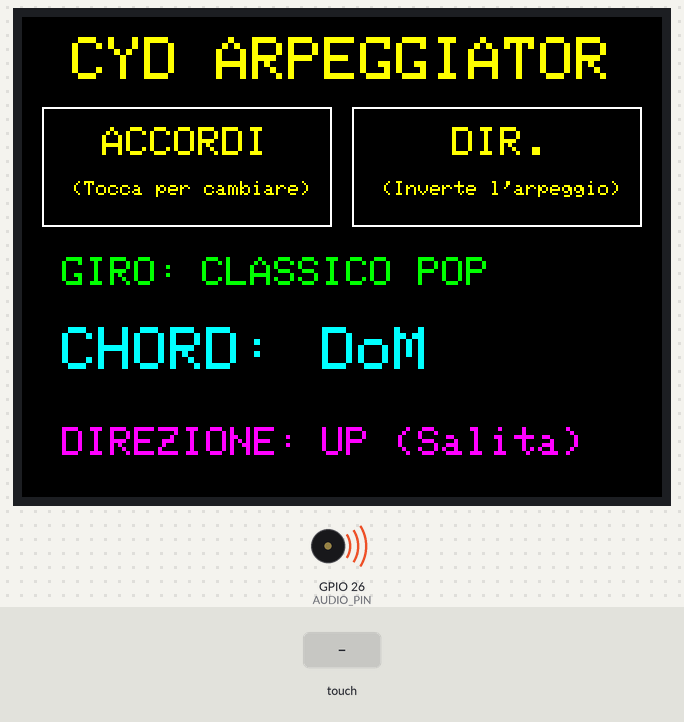
This sketch was run on a simulated ESP32. Parts: 320×240 colour display, buzzer (waves = sounding). Inputs (shaded band) come from the test bench.

Above: at 1.5 s.
1.6 s: touch panel pressed at 13 % / 10 % of its raw x / y range
At 1.86 s:
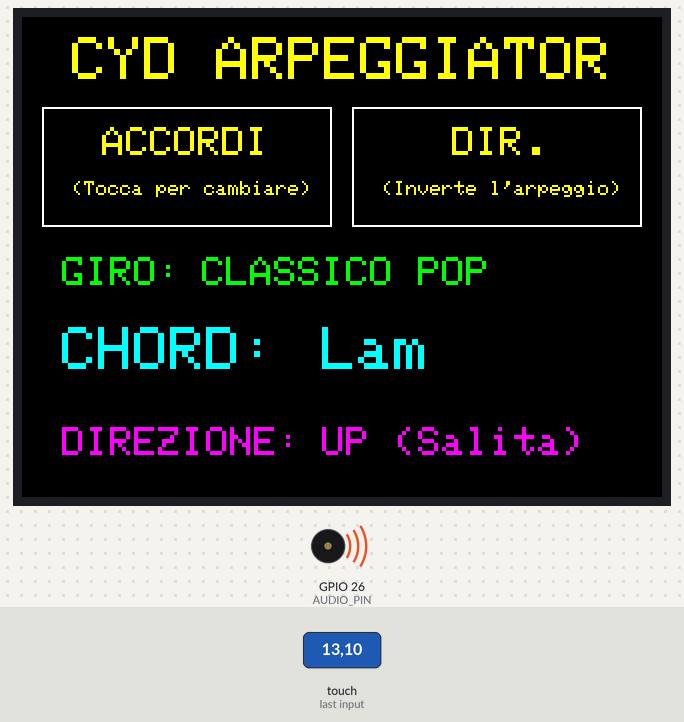
3.9 s: touch panel pressed at 38 % / 10 % of its raw x / y range
At 4.13 s:
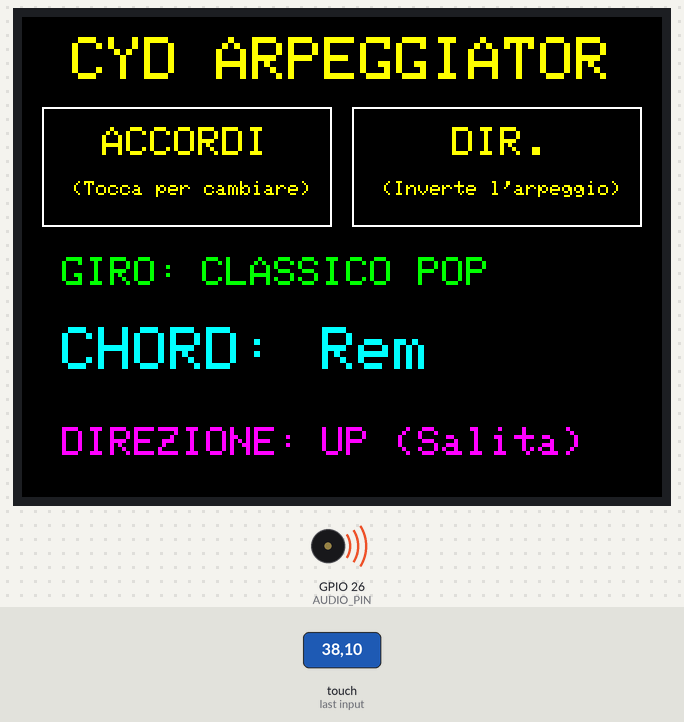
6.1 s: touch panel pressed at 62 % / 10 % of its raw x / y range
At 6.37 s:
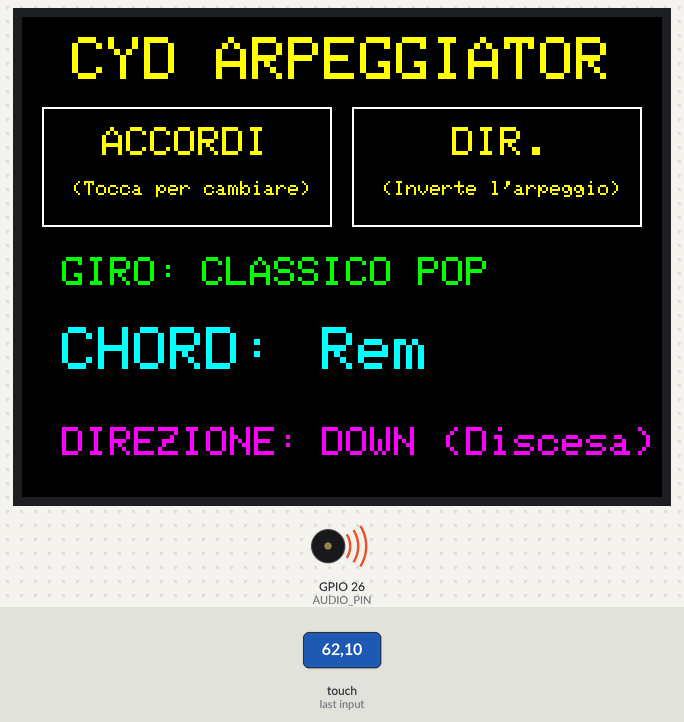
8.4 s: touch panel pressed at 13 % / 30 % of its raw x / y range
At 8.65 s:
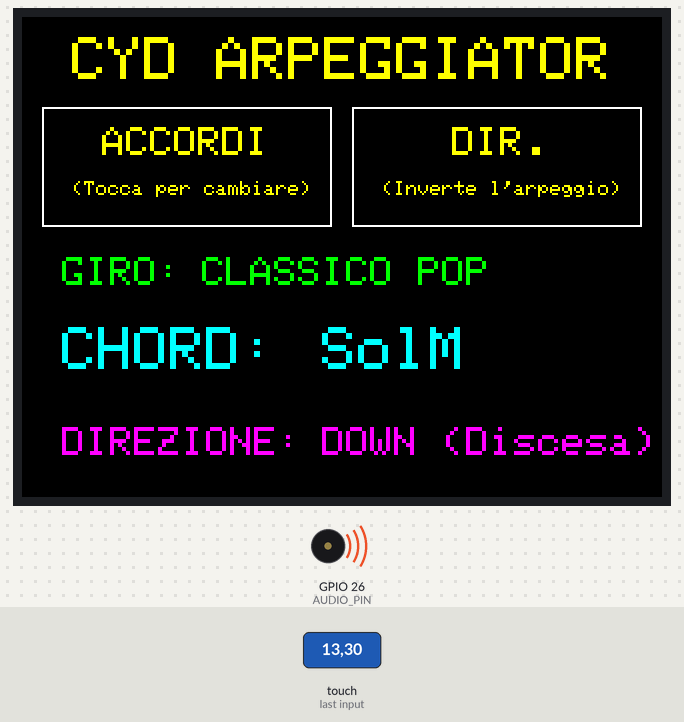
10.3 s: touch panel pressed at 38 % / 30 % of its raw x / y range
At 10.53 s:
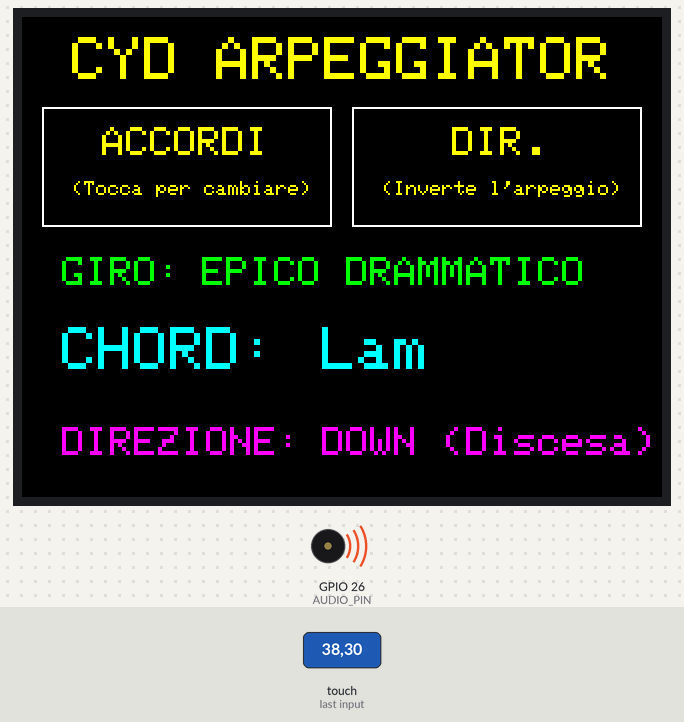
12.5 s: touch panel pressed at 13 % / 50 % of its raw x / y range
At 12.77 s:
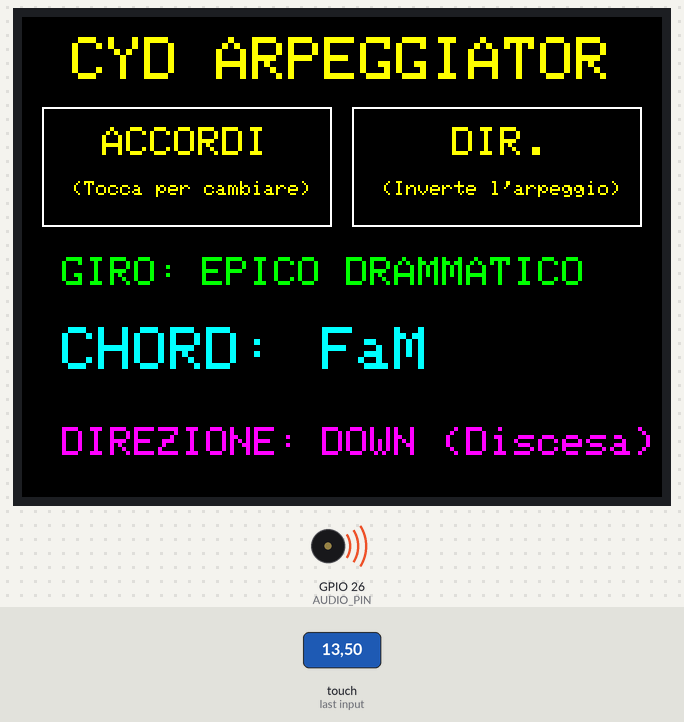
Timing chart, 0 to 15.8 s (numbered marks = the images above; inputs shaded):
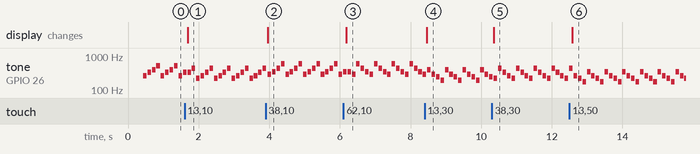

Measured:
- after the input at 1.6 s, the display: changes after 0.09 s (image 1)
- after the input at 3.9 s, the display: changes after 0.06 s (image 2)
- after the input at 6.1 s, the display: changes after 0.08 s (image 3)
- after the input at 8.4 s, the display: changes after 0.06 s (image 4)
- after the input at 10.3 s, the display: changes after 0.06 s (image 5)
- after the input at 12.5 s, the display: changes after 0.08 s (image 6)
- by itself, tone on GPIO 26 (AUDIO_PIN): repeats every 0.50 s: 261 Hz 0.10 s, silent 0.03 s, 220 Hz 0.10 s, silent 0.03 s, 175 Hz 0.10 s, silent 0.03 s, 349 Hz 0.10 s, silent 0.03 s

The sketch:

CYD.ino
```cpp
#include <Arduino.h>
#include <SPI.h>
#include <TFT_eSPI.h>
#include <XPT2046_Touchscreen.h>

#define AUDIO_PIN       26
#define XPT2046_CS      33
#define XPT2046_IRQ     36

TFT_eSPI tft = TFT_eSPI();
SPIClass mySPI = SPIClass(VSPI);
XPT2046_Touchscreen touch(XPT2046_CS, XPT2046_IRQ);

// --- LOGICA ARPEGGIATORE ---
int bpm = 120;
unsigned long lastNoteTime = 0;
int noteDuration = 125;
int notaAttuale = 0;
int direzione = 0; // 0 = UP, 1 = DOWN

// --- STRUTTURA DEI GIRI ARMONICI (4 note per ogni accordo) ---
const int NUM_ACCORDI = 4;
const int NUM_GIRI = 3;

int tuttiIGiri[NUM_GIRI][NUM_ACCORDI][4] = {
  // GIRO 0: Il Classico Pop (DoM -> Lam -> Rem -> SolM)
  {
    {261, 329, 392, 523}, // DoM
    {220, 261, 329, 440}, // Lam
    {293, 349, 440, 587}, // Rem
    {196, 246, 293, 392}  // SolM
  },
  // GIRO 1: L'Epico Pop-Rock (Lam -> FaM -> DoM -> SolM)
  {
    {220, 261, 329, 440}, // Lam
    {175, 220, 261, 349}, // FaM  (Fa3, La3, Do4, Fa4)
    {261, 329, 392, 523}, // DoM
    {196, 246, 293, 392}  // SolM
  },
  // GIRO 2: Il Rock/Misterioso (Mim -> DoM -> SolM -> ReM)
  {
    {165, 196, 246, 330}, // Mim  (Mi3, Sol3, Si3, Mi4)
    {261, 329, 392, 523}, // DoM
    {196, 246, 293, 392}, // SolM
    {293, 370, 440, 587}  // ReM  (Re4, Fa#4, La4, Re5)
  }
};

// Nomi dei giri e degli accordi per lo schermo
const char* nomeDelGiro[] = {"CLASSICO POP", "EPICO DRAMMATICO", "ROCK MISTERIOSO"};
const char* nomiAccordi[NUM_GIRI][NUM_ACCORDI] = {
  {"DoM", "Lam", "Rem", "SolM"},
  {"Lam", "FaM", "DoM", "SolM"},
  {"Mim", "DoM", "SolM", "ReM"}
};

int giroAttuale = 0;
int accordoAttuale = 0;

// --- GESTIONE TOUCH WITH TIMEOUT ---
bool touchRilasciato = true;
unsigned long lastTouchTime = 0; // Serve solo per dare un micro-ritardo anti-rimbalzo
// Funzione grafica fluida per aggiornare i dati a schermo
void aggiornaDisplay() {
  tft.fillRect(10, 115, 300, 115, TFT_BLACK); // Pulisce l'area sotto il pulsante

  tft.setTextColor(TFT_GREEN, TFT_BLACK);
  tft.setTextSize(2);
  tft.drawString("GIRO: ", 20, 120);
  tft.drawString(nomeDelGiro[giroAttuale], 90, 120);

  tft.setTextColor(TFT_CYAN, TFT_BLACK);
  tft.setTextSize(3);
  tft.drawString("CHORD: ", 20, 155);
  tft.drawString(nomiAccordi[giroAttuale][accordoAttuale], 150, 155);

  tft.setTextColor(TFT_MAGENTA, TFT_BLACK);
  tft.setTextSize(2);
  tft.drawString("DIREZIONE: ", 20, 205);
  if (direzione == 0) tft.drawString("UP (Salita)", 150, 205);
  else tft.drawString("DOWN (Discesa)", 150, 205);
}

void setup() {
  Serial.begin(115200);
  pinMode(AUDIO_PIN, OUTPUT);

  mySPI.begin(25, 39, 32, 33);
  touch.begin(mySPI);
  touch.setRotation(1);

  tft.init();
  tft.setRotation(1);
  tft.fillScreen(TFT_BLACK);

  // --- NUOVA INTERFACCIA GRAFICA A DUE PULSANTI ---
  tft.setTextColor(TFT_YELLOW, TFT_BLACK);
  tft.setTextSize(3);
  tft.drawString("CYD ARPEGGIATOR", 25, 10);

  // Pulsante Sinistro: ACCORDI (Largo 145 pixel)
  tft.drawRect(10, 45, 145, 60, TFT_WHITE);
  tft.setTextSize(2);
  tft.drawString("ACCORDI", 40, 55);
  tft.setTextSize(1);
  tft.drawString("(Tocca per cambiare)", 25, 82);

  // Pulsante Destro: DIREZIONE (Largo 145 pixel)
  tft.drawRect(165, 45, 145, 60, TFT_WHITE);
  tft.setTextSize(2);
  tft.drawString("DIR.", 215, 55);
  tft.setTextSize(1);
  tft.drawString("(Inverte l'arpeggio)", 180, 82);

  aggiornaDisplay();

  noteDuration = (60000 / bpm) / 4;
  lastNoteTime = millis();
}

void loop() {
  // 1. FILTRO TOUCH ADATTIVO (IGNORA LA Y E CORREGGE L'ASSE X)
  if (touch.touched()) {
    TS_Point p = touch.getPoint();

    // Controlliamo solo la pressione (z > 500), il rilascio e l'anti-rimbalzo temporale
    if (p.z > 500 && touchRilasciato && (millis() - lastTouchTime > 150)) {
      lastTouchTime = millis();

      // Il chip XPT2046 sul CYD spesso legge l'asse orizzontale sul canale p.x o p.y
      // a seconda di come è saldato. Proviamo a mappare p.x per l'asse orizzontale puro da 0 a 320.
      int touchX = map(p.x, 240, 3800, 0, 320);

      // --- CASO 1: SE TOCCI SUL LATO SINISTRO DELLO SCHERMO (touchX < 160) = ACCORDI ---
      if (touchX < 160) {
        accordoAttuale++;
        if (accordoAttuale >= NUM_ACCORDI) {
          accordoAttuale = 0;
          giroAttuale++;
          if (giroAttuale >= NUM_GIRI) {
            giroAttuale = 0;
          }
        }
        aggiornaDisplay();
      }

      // --- CASO 2: SE TOCCI SUL LATO DESTRO DELLO SCHERMO (touchX >= 160) = DIREZIONE ---
      else {
        direzione = (direzione == 0) ? 1 : 0;
        aggiornaDisplay();
      }

      touchRilasciato = false; // Blocca fino al rilascio del dito
    }
  }

  if (!touch.touched()) {
    touchRilasciato = true; // Dito sollevato
  }

  // 2. GENERATORE DI NOTE AUDIO FLUIDO
  if (millis() - lastNoteTime >= noteDuration) {
    lastNoteTime = millis();
    int indiceNota = notaAttuale;
    if (direzione == 1) {
      indiceNota = 3 - notaAttuale;
    }
    int frequenzaNota = tuttiIGiri[giroAttuale][accordoAttuale][indiceNota];
    tone(AUDIO_PIN, frequenzaNota, noteDuration - 25);
    notaAttuale++;
    if (notaAttuale >= 4) {
      notaAttuale = 0;
    }
  }
}
```
